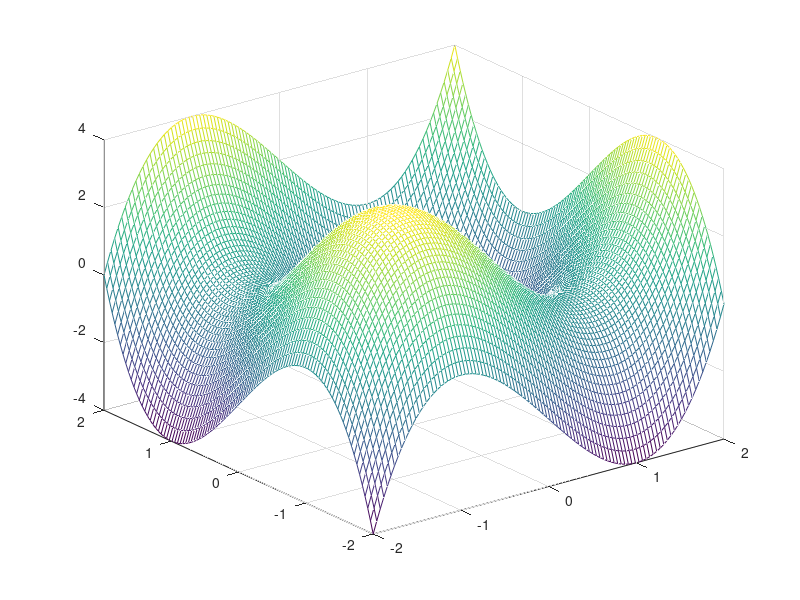

Write MATLAB code to recreate this figure.
% tobbvaltozos fuggvenyek minimalizasa
% abrazolas: mesh, fmesh fuggvenyek

%pl:
xx=linspace(-2,2);
yy=xx;
[X,Y]=meshgrid(xx,yy);
Z=X.^3+Y.^3-3*X-3*Y;
figure; mesh(X,Y,Z)

